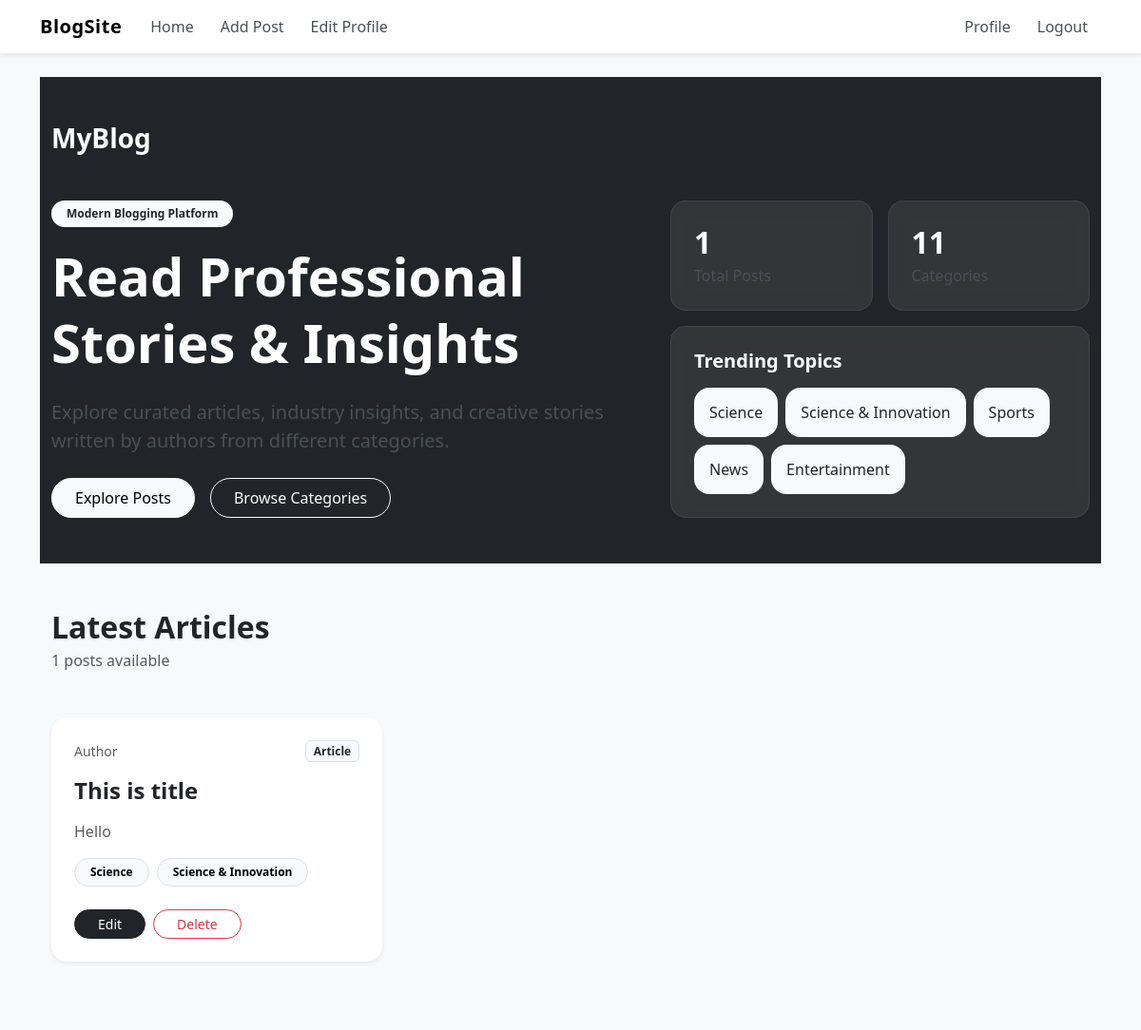
The app's page / (signed in) with its own data.
### categories/models.py (models this page shows, shortened)
class Category(models.Model):
    name = models.CharField(max_length=100)
    slug = models.SlugField(unique=True, max_length=100, null=True, blank=True)

### posts/models.py (models this page shows, shortened)
class Post(models.Model):
    title = models.CharField(max_length=200)
    content = models.TextField()
    author = models.ForeignKey(User, on_delete=models.CASCADE)
    category = models.ManyToManyField(Category)

### simple_blog_python_django/views.py (the view)
# urls.py: path("", views.homepage, name="homepage"),
def homepage(request, category_slug = None):
    data = Post.objects.all()
    if category_slug:
        category = Category.objects.get(slug=category_slug)
        data = Post.objects.filter(category=category)
    categories = Category.objects.all()
    return render(request, 'homepage.html', {'data': data, 'categories': categories})

### templates/homepage.html (shortened to what this page needs)
{% extends 'base.html' %} {% block content %}
<div class="container-fluid p-0">
  <section class="bg-dark text-white position-relative overflow-hidden">
    <div class="container py-5">
      <div class="d-flex justify-content-between align-items-center mb-5">
        <div>
          <h3 class="fw-bold mb-0">MyBlog</h3>
        </div>
      </div>
      <div class="row align-items-center gy-5">
        <div class="col-lg-7">
          <span class="badge bg-light text-dark px-3 py-2 rounded-pill mb-3">
            Modern Blogging Platform
          </span>
          <h1 class="display-4 fw-bold lh-sm mb-4">
            Read Professional <br />
            Stories & Insights
          </h1>
          <p class="text-light-emphasis fs-5 mb-4" style="max-width: 650px">
            Explore curated articles, industry insights, and creative stories
            written by authors from different categories.
          </p>
          <div class="d-flex flex-wrap gap-3">
            <a href="#posts" class="btn btn-light px-4 py-2 rounded-pill">
              Explore Posts
            </a>
            <button
              class="btn btn-outline-light px-4 py-2 rounded-pill d-none d-lg-block"
              data-bs-toggle="offcanvas"
              data-bs-target="#sidebarMenu"
            >
              Browse Categories
            </button>
          </div>
        </div>
        <div class="col-lg-5">
          <div class="row g-3">
            <div class="col-6">
              <div class="glass-card p-4 rounded-4">
                <h2 class="fw-bold mb-1">{{ data|length }}</h2>
                <p class="mb-0 text-light-emphasis">Total Posts</p>
              </div>
            </div>
            <div class="col-6">
              <div class="glass-card p-4 rounded-4">
                <h2 class="fw-bold mb-1">{{ categories|length }}</h2>
                <p class="mb-0 text-light-emphasis">Categories</p>
              </div>
            </div>
            <div class="col-12">
              <div class="glass-card p-4 rounded-4">
                <h5 class="fw-semibold mb-2">Trending Topics</h5>
                <div class="d-flex flex-wrap gap-2 mt-3">
                  {% for cat in categories|slice:":5" %}
                  <a
                    href="{% url 'category_posts' cat.slug %}"
                    class="sidebar-link d-flex justify-content-between align-items-center text-decoration-none"
                  >
                    <span>{{ cat.name }}</span>
                  </a>
                  {% endfor %}
                </div>
              </div>
            </div>
          </div>
        </div>
      </div>
    </div>
  </section>
  <section id="posts" class="py-5 bg-light">
    <div class="container">
      <div class="d-flex justify-content-between align-items-center mb-5">
        <div>
          <h2 class="fw-bold mb-1">Latest Articles</h2>
          <p class="text-muted mb-0">{{ data|length }} posts available</p>
        </div>
      </div>
      <div class="row g-4">
        {% for post in data %}
        <div class="col-12 col-md-6 col-xl-4">
          <div class="card border-0 shadow-sm rounded-4 h-100 post-card">
            <div class="card-body p-4 d-flex flex-column">
              <div
                class="d-flex align-items-center justify-content-between mb-3"
              >
                <div>
                  <small class="text-muted d-block"> Author </small>
                </div>
                <span class="badge bg-light text-dark border"> Article </span>
              </div>
              <h4 class="fw-bold mb-3">{{ post.title }}</h4>
              <p class="text-muted flex-grow-1">
                {{ post.content|truncatewords:25 }}
              </p>
              <div class="d-flex flex-wrap gap-2 mb-4">
                {% for cat in post.category.all %}
                <span class="badge text-bg-light border rounded-pill px-3 py-2">
                  {{ cat.name }}
                </span>
                {% endfor %}
              </div>
              <div class="d-flex gap-2 mt-auto">
                <a
                  href="{% url 'edit_post' id=post.id %}"
                  class="btn btn-dark btn-sm rounded-pill px-4"
                >
                  Edit
                </a>
                <a
                  href="{% url 'delete_post' id=post.id %}"
                  class="btn btn-outline-danger btn-sm rounded-pill px-4"
                >
                  Delete
                </a>
              </div>
            </div>
          </div>
        </div>
        {% endfor %}
      </div>
    </div>
  </section>
</div>
{% endblock %}

### templates/base.html (style rules this page uses)
body { background-color: #f8f9fa; color: #212529; }

### templates/homepage.html (style rules this page uses)
body { background-color: #f8f9fa; }
.glass-card { background: rgba(255, 255, 255, 0.08); border: 1px solid rgba(255, 255, 255, 0.08); backdrop-filter: blur(10px); }
.post-card { transition: 0.3s ease; }
.sidebar-link { padding: 14px 16px; border-radius: 16px; background: #f8f9fa; color: #212529; transition: 0.3s ease; font-weight: 500; }
.btn { transition: 0.2s ease; }

### records on screen
Category: name "Science"
Category: name "Science & Innovation"
Category: name "Sports"
Category: name "News"
Category: name "Entertainment"
Post: title "This is title", content "Hello"

### other values on screen
{{ data|length }} "1"
{{ categories|length }} "11"
